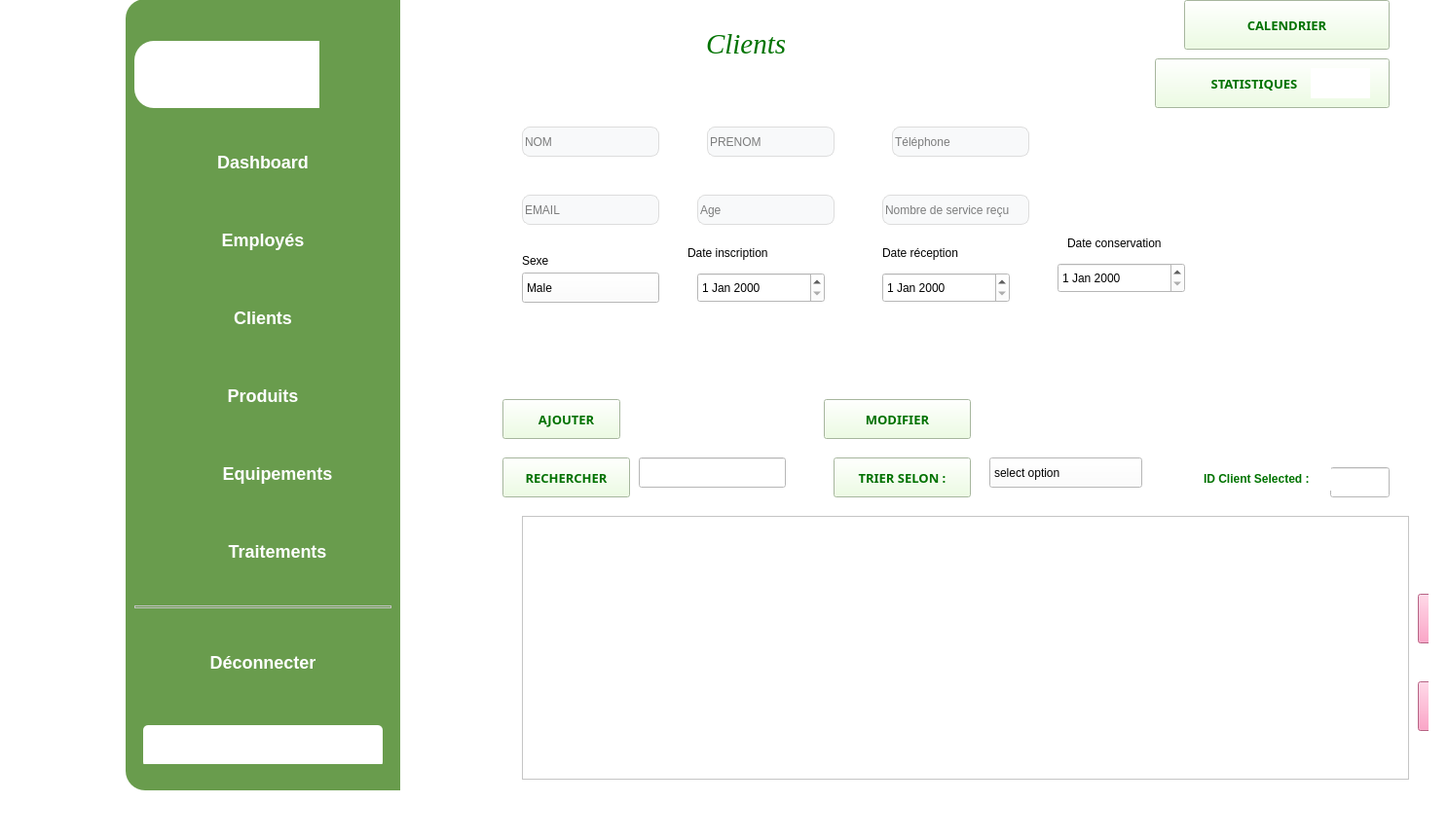
<?xml version="1.0" encoding="UTF-8"?>
<ui version="4.0">
 <class>MainWindow</class>
 <widget class="QMainWindow" name="MainWindow">
  <property name="geometry">
   <rect>
    <x>0</x>
    <y>0</y>
    <width>1487</width>
    <height>863</height>
   </rect>
  </property>
  <property name="windowTitle">
   <string>MainWindow</string>
  </property>
  <property name="styleSheet">
   <string notr="true">background-color: rgb(255, 255, 255);</string>
  </property>
  <widget class="QWidget" name="centralwidget">
   <widget class="QWidget" name="main_menu" native="true">
    <property name="geometry">
     <rect>
      <x>366</x>
      <y>-10</y>
      <width>1101</width>
      <height>831</height>
     </rect>
    </property>
    <property name="font">
     <font>
      <family>Arial</family>
      <pointsize>13</pointsize>
      <weight>75</weight>
      <bold>true</bold>
     </font>
    </property>
    <property name="styleSheet">
     <string notr="true">#info_frame QLabel,
#info_frame QLineEdit,
#info_frame QComboBox,
#function_frame QPushButton,
QHeaderView::section {
    font-family: 'Segoe UI Semibold';
    font-size: 12px;
}

/* Styles for input fields and combo boxes inside info_frame */
#info_frame QLineEdit,
#info_frame QComboBox {
    padding: 4px 5px;
    border: 1px solid #838383;
    border-radius: 2px;
}

/* Focus styles for input fields and combo boxes */
#info_frame QLineEdit:focus,
#info_frame QComboBox:focus {
    border-color: #0055ff;
}


QComboBox::drop-down{
background:transparent;
border:none;
margin-right:5px;
}


#result_frame{
border-radius:5px;
background-color:#fff;
}

QTableWidget{
border-radius:3px;
border: 1px solid #f0f0f0;
}


QHeaderView::section{
border:none;
border-bottom: 1px solid #d0c6ff;
text-align:left;
padding: 3px 5px;

}

QTableWidget::item{
border-bottom:1px solid #d0c6ff;
color:#000;
padding-left:3px;
}


#function_frame QPushButton {
    font-size: 14px;
    padding: 5px 10px;
    border: 2px solid #f0f0f0;
    border-radius: 5px;
    background-color: #84a8f7;
}


/*#function_frame#delete_btn{
background-color:#ff8183;
}*/

#function_frame QPushButton:hover{
border-color:#4c96f7;
font-size:15px;
}

#function_frame#delete_btn:hover {
border-color:#dc004;
}



#delete_btn {
    background-color: #ff0000; /* Default background color */
    color: white; /* Text color */
    border-radius: 5px; /* Rounded corners */
    padding: 5px 10px; /* Padding for the button */
}

#delete_btn:hover {
    background-color: #dc0003; /* Change background on hover */
}



</string>
    </property>
    <layout class="QVBoxLayout" name="verticalLayout_5">
     <item>
      <widget class="QStackedWidget" name="stackedWidget">
       <property name="font">
        <font>
         <family>Segoe UI Black</family>
         <weight>75</weight>
         <bold>true</bold>
        </font>
       </property>
       <property name="styleSheet">
        <string notr="true"/>
       </property>
       <property name="currentIndex">
        <number>0</number>
       </property>
       <widget class="QWidget" name="messages_page">
        <property name="font">
         <font>
          <pointsize>12</pointsize>
         </font>
        </property>
        <widget class="QWidget" name="widget_9" native="true">
         <property name="geometry">
          <rect>
           <x>20</x>
           <y>10</y>
           <width>1121</width>
           <height>821</height>
          </rect>
         </property>
         <property name="styleSheet">
          <string notr="true">QWidget#widget_8{

    position: absolute;
    width: 3389.75px;
    height: 2997.84px;
    left: 2152.95px;
    top: 895.79px;
   
	background-color: rgba(114, 192, 78, 50);
    border: 5px solid;
	border-color: rgba(114, 192, 78, 70);

    border-radius: 30.5383px;
}</string>
         </property>
         <widget class="QLineEdit" name="nom">
          <property name="geometry">
           <rect>
            <x>150</x>
            <y>130</y>
            <width>141</width>
            <height>31</height>
           </rect>
          </property>
          <property name="styleSheet">
           <string notr="true">QWidget {
    border-radius: 8px;
    background-color: #f8f9fa; /* Light grey background */
    border: 1px solid #ddd; /* Light border */
}
</string>
          </property>
          <property name="text">
           <string/>
          </property>
          <property name="placeholderText">
           <string>NOM</string>
          </property>
         </widget>
         <widget class="QLineEdit" name="idCl">
          <property name="geometry">
           <rect>
            <x>830</x>
            <y>580</y>
            <width>141</width>
            <height>31</height>
           </rect>
          </property>
          <property name="styleSheet">
           <string notr="true">QWidget {
    border-radius: 8px;
    background-color: #f8f9fa; /* Light grey background */
    border: 1px solid #ddd; /* Light border */
}
</string>
          </property>
          <property name="text">
           <string/>
          </property>
          <property name="placeholderText">
           <string>IDCl</string>
          </property>
         </widget>
         <widget class="QLineEdit" name="prnom">
          <property name="geometry">
           <rect>
            <x>340</x>
            <y>130</y>
            <width>131</width>
            <height>31</height>
           </rect>
          </property>
          <property name="styleSheet">
           <string notr="true">QWidget {
    border-radius: 8px;
    background-color: #f8f9fa; /* Light grey background */
    border: 1px solid #ddd; /* Light border */
}
</string>
          </property>
          <property name="text">
           <string/>
          </property>
          <property name="placeholderText">
           <string>PRENOM</string>
          </property>
         </widget>
         <widget class="QLineEdit" name="mail">
          <property name="geometry">
           <rect>
            <x>150</x>
            <y>200</y>
            <width>141</width>
            <height>31</height>
           </rect>
          </property>
          <property name="styleSheet">
           <string notr="true">QWidget {
    border-radius: 8px;
    background-color: #f8f9fa; /* Light grey background */
    border: 1px solid #ddd; /* Light border */
}
</string>
          </property>
          <property name="text">
           <string/>
          </property>
          <property name="placeholderText">
           <string>EMAIL</string>
          </property>
         </widget>
         <widget class="QLineEdit" name="nbrphone">
          <property name="geometry">
           <rect>
            <x>530</x>
            <y>130</y>
            <width>141</width>
            <height>31</height>
           </rect>
          </property>
          <property name="styleSheet">
           <string notr="true">QWidget {
    border-radius: 8px;
    background-color: #f8f9fa; /* Light grey background */
    border: 1px solid #ddd; /* Light border */
}
</string>
          </property>
          <property name="text">
           <string/>
          </property>
          <property name="placeholderText">
           <string>Téléphone</string>
          </property>
         </widget>
         <widget class="QLineEdit" name="age">
          <property name="geometry">
           <rect>
            <x>330</x>
            <y>200</y>
            <width>141</width>
            <height>31</height>
           </rect>
          </property>
          <property name="styleSheet">
           <string notr="true">QWidget {
    border-radius: 8px;
    background-color: #f8f9fa; /* Light grey background */
    border: 1px solid #ddd; /* Light border */
}
</string>
          </property>
          <property name="text">
           <string/>
          </property>
          <property name="placeholderText">
           <string>Age</string>
          </property>
         </widget>
         <widget class="QTableView" name="tableView">
          <property name="geometry">
           <rect>
            <x>150</x>
            <y>530</y>
            <width>911</width>
            <height>271</height>
           </rect>
          </property>
         </widget>
         <widget class="QLineEdit" name="nb_service_recu">
          <property name="geometry">
           <rect>
            <x>520</x>
            <y>200</y>
            <width>151</width>
            <height>31</height>
           </rect>
          </property>
          <property name="styleSheet">
           <string notr="true">QWidget {
    border-radius: 8px;
    background-color: #f8f9fa; /* Light grey background */
    border: 1px solid #ddd; /* Light border */
}
</string>
          </property>
          <property name="text">
           <string/>
          </property>
          <property name="placeholderText">
           <string>Nombre de service reçu</string>
          </property>
         </widget>
         <widget class="QComboBox" name="comboBox">
          <property name="geometry">
           <rect>
            <x>630</x>
            <y>470</y>
            <width>157</width>
            <height>31</height>
           </rect>
          </property>
          <item>
           <property name="text">
            <string>select option</string>
           </property>
          </item>
          <item>
           <property name="text">
            <string>Prenom</string>
           </property>
          </item>
          <item>
           <property name="text">
            <string>Id_Client</string>
           </property>
          </item>
          <item>
           <property name="text">
            <string>Ancienneté</string>
           </property>
          </item>
         </widget>
         <widget class="QLineEdit" name="search_bar">
          <property name="geometry">
           <rect>
            <x>270</x>
            <y>470</y>
            <width>151</width>
            <height>31</height>
           </rect>
          </property>
         </widget>
         <widget class="QPushButton" name="excel">
          <property name="geometry">
           <rect>
            <x>1070</x>
            <y>700</y>
            <width>71</width>
            <height>51</height>
           </rect>
          </property>
          <property name="styleSheet">
           <string notr="true">background-color: rgb(255, 137, 184);</string>
          </property>
          <property name="text">
           <string>EXCEL</string>
          </property>
          <property name="icon">
           <iconset>
            <normaloff>../../../crud yassine/Atelier_Connexion/im/picture_as_pdf_24dp_5F6368_FILL0_wght400_GRAD0_opsz24.png</normaloff>../../../crud yassine/Atelier_Connexion/im/picture_as_pdf_24dp_5F6368_FILL0_wght400_GRAD0_opsz24.png</iconset>
          </property>
         </widget>
         <widget class="QPushButton" name="pdf">
          <property name="geometry">
           <rect>
            <x>1070</x>
            <y>610</y>
            <width>71</width>
            <height>51</height>
           </rect>
          </property>
          <property name="styleSheet">
           <string notr="true">background-color: rgb(255, 137, 184);</string>
          </property>
          <property name="text">
           <string>PDF</string>
          </property>
          <property name="icon">
           <iconset>
            <normaloff>../../../crud yassine/Atelier_Connexion/im/picture_as_pdf_24dp_5F6368_FILL0_wght400_GRAD0_opsz24.png</normaloff>../../../crud yassine/Atelier_Connexion/im/picture_as_pdf_24dp_5F6368_FILL0_wght400_GRAD0_opsz24.png</iconset>
          </property>
         </widget>
         <widget class="QLineEdit" name="id">
          <property name="geometry">
           <rect>
            <x>980</x>
            <y>480</y>
            <width>61</width>
            <height>31</height>
           </rect>
          </property>
          <property name="text">
           <string/>
          </property>
         </widget>
         <widget class="QDateEdit" name="date_inscription">
          <property name="geometry">
           <rect>
            <x>330</x>
            <y>280</y>
            <width>131</width>
            <height>31</height>
           </rect>
          </property>
         </widget>
         <widget class="QLabel" name="label_4">
          <property name="geometry">
           <rect>
            <x>320</x>
            <y>250</y>
            <width>141</width>
            <height>20</height>
           </rect>
          </property>
          <property name="text">
           <string>Date inscription</string>
          </property>
         </widget>
         <widget class="QLabel" name="label_5">
          <property name="geometry">
           <rect>
            <x>150</x>
            <y>260</y>
            <width>56</width>
            <height>16</height>
           </rect>
          </property>
          <property name="text">
           <string>Sexe</string>
          </property>
         </widget>
         <widget class="QComboBox" name="gender">
          <property name="geometry">
           <rect>
            <x>150</x>
            <y>280</y>
            <width>141</width>
            <height>31</height>
           </rect>
          </property>
          <item>
           <property name="text">
            <string>Male</string>
           </property>
          </item>
          <item>
           <property name="text">
            <string>Female</string>
           </property>
          </item>
         </widget>
         <widget class="QDateEdit" name="DATE_RECEPTION_DATE">
          <property name="geometry">
           <rect>
            <x>520</x>
            <y>280</y>
            <width>131</width>
            <height>31</height>
           </rect>
          </property>
         </widget>
         <widget class="QDateEdit" name="DATE_CONSERVATION_DATE">
          <property name="geometry">
           <rect>
            <x>700</x>
            <y>270</y>
            <width>131</width>
            <height>31</height>
           </rect>
          </property>
         </widget>
         <widget class="QLabel" name="DATE_RECEPTION">
          <property name="geometry">
           <rect>
            <x>520</x>
            <y>250</y>
            <width>141</width>
            <height>20</height>
           </rect>
          </property>
          <property name="text">
           <string>Date réception</string>
          </property>
         </widget>
         <widget class="QLabel" name="DATE_CONSERVATION">
          <property name="geometry">
           <rect>
            <x>710</x>
            <y>240</y>
            <width>151</width>
            <height>20</height>
           </rect>
          </property>
          <property name="text">
           <string>Date conservation</string>
          </property>
         </widget>
         <widget class="QPushButton" name="gostat">
          <property name="geometry">
           <rect>
            <x>800</x>
            <y>60</y>
            <width>241</width>
            <height>51</height>
           </rect>
          </property>
          <property name="font">
           <font>
            <family>Verdana Pro Semibold</family>
            <pointsize>10</pointsize>
            <weight>75</weight>
            <bold>true</bold>
           </font>
          </property>
          <property name="styleSheet">
           <string notr="true">background-color: rgb(233, 255, 220);
color: rgb(0, 113, 0);</string>
          </property>
          <property name="text">
           <string>STATISTIQUES           </string>
          </property>
         </widget>
         <widget class="QLabel" name="label_7">
          <property name="geometry">
           <rect>
            <x>960</x>
            <y>70</y>
            <width>61</width>
            <height>31</height>
           </rect>
          </property>
          <property name="styleSheet">
           <string notr="true">background-color: rgb(255, 255, 255);</string>
          </property>
          <property name="text">
           <string/>
          </property>
          <property name="pixmap">
           <pixmap>../../../../Downloads/Capture_d_écran_2024-11-17_125616-removebg-preview.png</pixmap>
          </property>
          <property name="scaledContents">
           <bool>true</bool>
          </property>
         </widget>
         <widget class="QLabel" name="label_6">
          <property name="geometry">
           <rect>
            <x>310</x>
            <y>10</y>
            <width>231</width>
            <height>71</height>
           </rect>
          </property>
          <property name="font">
           <font>
            <family>Times New Roman</family>
            <pointsize>22</pointsize>
            <weight>50</weight>
            <italic>true</italic>
            <bold>false</bold>
           </font>
          </property>
          <property name="styleSheet">
           <string notr="true">color: rgb(0, 115, 0);</string>
          </property>
          <property name="text">
           <string>    Clients</string>
          </property>
         </widget>
         <widget class="QPushButton" name="ajouter">
          <property name="geometry">
           <rect>
            <x>130</x>
            <y>410</y>
            <width>121</width>
            <height>41</height>
           </rect>
          </property>
          <property name="font">
           <font>
            <family>Verdana Pro Cond Semibold</family>
            <pointsize>10</pointsize>
            <weight>75</weight>
            <bold>true</bold>
           </font>
          </property>
          <property name="styleSheet">
           <string notr="true">color: rgb(0, 0, 0);
color: rgb(0, 113, 0);
background-color: rgb(233, 255, 220);</string>
          </property>
          <property name="text">
           <string>   AJOUTER</string>
          </property>
         </widget>
         <widget class="QPushButton" name="modifier">
          <property name="geometry">
           <rect>
            <x>460</x>
            <y>410</y>
            <width>151</width>
            <height>41</height>
           </rect>
          </property>
          <property name="font">
           <font>
            <family>Verdana Pro Cond Semibold</family>
            <pointsize>10</pointsize>
            <weight>75</weight>
            <bold>true</bold>
           </font>
          </property>
          <property name="styleSheet">
           <string notr="true">color: rgb(0, 0, 0);
color: rgb(0, 113, 0);
background-color: rgb(233, 255, 220);</string>
          </property>
          <property name="text">
           <string>MODIFIER</string>
          </property>
         </widget>
         <widget class="QPushButton" name="pushButton_28">
          <property name="geometry">
           <rect>
            <x>130</x>
            <y>470</y>
            <width>131</width>
            <height>41</height>
           </rect>
          </property>
          <property name="font">
           <font>
            <family>Verdana Pro Cond Semibold</family>
            <pointsize>10</pointsize>
            <weight>75</weight>
            <bold>true</bold>
           </font>
          </property>
          <property name="styleSheet">
           <string notr="true">color: rgb(0, 0, 0);
color: rgb(0, 113, 0);
background-color: rgb(233, 255, 220);</string>
          </property>
          <property name="text">
           <string>RECHERCHER</string>
          </property>
         </widget>
         <widget class="QPushButton" name="pushButton_59">
          <property name="geometry">
           <rect>
            <x>470</x>
            <y>470</y>
            <width>141</width>
            <height>41</height>
           </rect>
          </property>
          <property name="font">
           <font>
            <family>Verdana Pro Cond Semibold</family>
            <pointsize>10</pointsize>
            <weight>75</weight>
            <bold>true</bold>
           </font>
          </property>
          <property name="styleSheet">
           <string notr="true">color: rgb(0, 0, 0);
color: rgb(0, 113, 0);
background-color: rgb(233, 255, 220);</string>
          </property>
          <property name="text">
           <string>TRIER SELON :</string>
          </property>
         </widget>
         <widget class="QLabel" name="label_33">
          <property name="geometry">
           <rect>
            <x>850</x>
            <y>480</y>
            <width>131</width>
            <height>24</height>
           </rect>
          </property>
          <property name="font">
           <font>
            <weight>75</weight>
            <bold>true</bold>
           </font>
          </property>
          <property name="styleSheet">
           <string notr="true">color: rgb(0, 115, 0);</string>
          </property>
          <property name="text">
           <string>ID Client Selected :</string>
          </property>
         </widget>
         <widget class="QPushButton" name="gocalendar">
          <property name="geometry">
           <rect>
            <x>830</x>
            <y>0</y>
            <width>211</width>
            <height>51</height>
           </rect>
          </property>
          <property name="font">
           <font>
            <family>Verdana Pro Semibold</family>
            <pointsize>10</pointsize>
            <weight>75</weight>
            <bold>true</bold>
           </font>
          </property>
          <property name="styleSheet">
           <string notr="true">background-color: rgb(233, 255, 220);
color: rgb(0, 113, 0);</string>
          </property>
          <property name="text">
           <string>CALENDRIER</string>
          </property>
         </widget>
         <zorder>idCl</zorder>
         <zorder>prnom</zorder>
         <zorder>mail</zorder>
         <zorder>nbrphone</zorder>
         <zorder>age</zorder>
         <zorder>tableView</zorder>
         <zorder>nb_service_recu</zorder>
         <zorder>nom</zorder>
         <zorder>comboBox</zorder>
         <zorder>search_bar</zorder>
         <zorder>excel</zorder>
         <zorder>pdf</zorder>
         <zorder>id</zorder>
         <zorder>date_inscription</zorder>
         <zorder>label_4</zorder>
         <zorder>label_5</zorder>
         <zorder>gender</zorder>
         <zorder>DATE_RECEPTION_DATE</zorder>
         <zorder>DATE_CONSERVATION_DATE</zorder>
         <zorder>DATE_RECEPTION</zorder>
         <zorder>DATE_CONSERVATION</zorder>
         <zorder>gostat</zorder>
         <zorder>label_7</zorder>
         <zorder>label_6</zorder>
         <zorder>ajouter</zorder>
         <zorder>modifier</zorder>
         <zorder>pushButton_28</zorder>
         <zorder>pushButton_59</zorder>
         <zorder>label_33</zorder>
         <zorder>gocalendar</zorder>
        </widget>
       </widget>
       <widget class="QWidget" name="page">
        <widget class="QLabel" name="stat_gender">
         <property name="geometry">
          <rect>
           <x>210</x>
           <y>130</y>
           <width>711</width>
           <height>451</height>
          </rect>
         </property>
         <property name="text">
          <string/>
         </property>
        </widget>
        <widget class="QPushButton" name="back">
         <property name="geometry">
          <rect>
           <x>510</x>
           <y>600</y>
           <width>141</width>
           <height>41</height>
          </rect>
         </property>
         <property name="styleSheet">
          <string notr="true">QPushButton {
    background-color: #6200ea;
    color: white;
    border-radius: 6px;
    padding: 10px 24px;
    font-size: 14px;
    letter-spacing: 1px;
    text-transform: uppercase;
    transition: background-color 0.3s ease;
}
QPushButton:hover {
    background-color: #3700b3;
}
QPushButton:pressed {
    background-color: #30009c;
}</string>
         </property>
         <property name="text">
          <string>Go Back</string>
         </property>
        </widget>
       </widget>
       <widget class="QWidget" name="Calendar_page">
        <widget class="QPushButton" name="back_fromcalendr">
         <property name="geometry">
          <rect>
           <x>470</x>
           <y>660</y>
           <width>141</width>
           <height>41</height>
          </rect>
         </property>
         <property name="styleSheet">
          <string notr="true">QPushButton {
    background-color: #6200ea;
    color: white;
    border-radius: 6px;
    padding: 10px 24px;
    font-size: 14px;
    letter-spacing: 1px;
    text-transform: uppercase;
    transition: background-color 0.3s ease;
}
QPushButton:hover {
    background-color: #3700b3;
}
QPushButton:pressed {
    background-color: #30009c;
}</string>
         </property>
         <property name="text">
          <string>Go Back</string>
         </property>
        </widget>
        <widget class="QCalendarWidget" name="calendarWidget">
         <property name="geometry">
          <rect>
           <x>370</x>
           <y>30</y>
           <width>691</width>
           <height>561</height>
          </rect>
         </property>
         <property name="styleSheet">
          <string notr="true">QCalendarWidget {
 color: rgb(255, 105, 105);
    background-color: rgb(255, 105, 105);
}
QCalendarWidget QMenu
{
	background-color: rgb(255, 105, 105);
color: rgb(255, 105, 105);
}
QCalendarWidget QToolButton {
/*text color*/
    color: rgb(20, 30, 70); 
/*background color*/
	background-color: rgb(255, 105, 105);
}

QCalendarWidget QToolButton:hover {
    background-color: rgb(255, 105, 105);
    color: rgb(255, 105, 105); 
}

QCalendarWidget QToolButton:selected {
    background-color: rgb(255, 105, 105);
    color: rgb(255, 105, 105); 
}
QCalendarWidget QAbstractItemView {
    selection-background-color: rgb(255, 105, 105); /* Set the color for the selection bar */
color: rgb(20, 30, 70);
}
QCalendarWidget QWidget#qt_calendar_navigationbar {
    background-color: rgb(255, 105, 105);
}

</string>
         </property>
        </widget>
        <widget class="QLabel" name="ID_client_label_cal">
         <property name="geometry">
          <rect>
           <x>10</x>
           <y>40</y>
           <width>350</width>
           <height>40</height>
          </rect>
         </property>
         <property name="font">
          <font>
           <family>Calibri</family>
           <pointsize>17</pointsize>
           <weight>75</weight>
           <bold>true</bold>
          </font>
         </property>
         <property name="styleSheet">
          <string notr="true">color : rgb(116, 226, 145);</string>
         </property>
         <property name="text">
          <string>TextLabel</string>
         </property>
        </widget>
        <widget class="QLabel" name="NOM_client_label_cal">
         <property name="geometry">
          <rect>
           <x>10</x>
           <y>100</y>
           <width>350</width>
           <height>40</height>
          </rect>
         </property>
         <property name="font">
          <font>
           <pointsize>12</pointsize>
           <weight>75</weight>
           <bold>true</bold>
          </font>
         </property>
         <property name="text">
          <string>TextLabel</string>
         </property>
        </widget>
        <widget class="QLabel" name="PRENOM_client_label_cal">
         <property name="geometry">
          <rect>
           <x>10</x>
           <y>160</y>
           <width>350</width>
           <height>40</height>
          </rect>
         </property>
         <property name="font">
          <font>
           <pointsize>12</pointsize>
           <weight>75</weight>
           <bold>true</bold>
          </font>
         </property>
         <property name="text">
          <string>TextLabel</string>
         </property>
        </widget>
        <widget class="QLabel" name="EMAIL_client_label_cal">
         <property name="geometry">
          <rect>
           <x>10</x>
           <y>220</y>
           <width>350</width>
           <height>40</height>
          </rect>
         </property>
         <property name="font">
          <font>
           <pointsize>12</pointsize>
           <weight>75</weight>
           <bold>true</bold>
          </font>
         </property>
         <property name="text">
          <string>TextLabel</string>
         </property>
        </widget>
        <widget class="QLabel" name="TELEPHONE_client_label_cal">
         <property name="geometry">
          <rect>
           <x>10</x>
           <y>280</y>
           <width>350</width>
           <height>40</height>
          </rect>
         </property>
         <property name="font">
          <font>
           <pointsize>12</pointsize>
           <weight>75</weight>
           <bold>true</bold>
          </font>
         </property>
         <property name="text">
          <string>TextLabel</string>
         </property>
        </widget>
        <widget class="QLabel" name="SEX_client_label_cal">
         <property name="geometry">
          <rect>
           <x>10</x>
           <y>340</y>
           <width>350</width>
           <height>40</height>
          </rect>
         </property>
         <property name="font">
          <font>
           <pointsize>12</pointsize>
           <weight>75</weight>
           <bold>true</bold>
          </font>
         </property>
         <property name="text">
          <string>TextLabel</string>
         </property>
        </widget>
        <widget class="QLabel" name="AGE_client_label_cal">
         <property name="geometry">
          <rect>
           <x>10</x>
           <y>400</y>
           <width>350</width>
           <height>40</height>
          </rect>
         </property>
         <property name="font">
          <font>
           <pointsize>12</pointsize>
           <weight>75</weight>
           <bold>true</bold>
          </font>
         </property>
         <property name="text">
          <string>TextLabel</string>
         </property>
        </widget>
        <widget class="QLabel" name="D_RECEPTION_client_label_cal">
         <property name="geometry">
          <rect>
           <x>10</x>
           <y>460</y>
           <width>350</width>
           <height>40</height>
          </rect>
         </property>
         <property name="font">
          <font>
           <pointsize>12</pointsize>
           <weight>75</weight>
           <bold>true</bold>
          </font>
         </property>
         <property name="text">
          <string>TextLabel</string>
         </property>
        </widget>
        <widget class="QLabel" name="D_CONSERVATION_client_label_cal">
         <property name="geometry">
          <rect>
           <x>10</x>
           <y>520</y>
           <width>350</width>
           <height>40</height>
          </rect>
         </property>
         <property name="font">
          <font>
           <pointsize>12</pointsize>
           <weight>75</weight>
           <bold>true</bold>
          </font>
         </property>
         <property name="text">
          <string>TextLabel</string>
         </property>
        </widget>
       </widget>
      </widget>
     </item>
    </layout>
   </widget>
   <widget class="QFrame" name="verticalFrame_2">
    <property name="geometry">
     <rect>
      <x>120</x>
      <y>-10</y>
      <width>300</width>
      <height>831</height>
     </rect>
    </property>
    <property name="sizePolicy">
     <sizepolicy hsizetype="Preferred" vsizetype="Minimum">
      <horstretch>0</horstretch>
      <verstretch>0</verstretch>
     </sizepolicy>
    </property>
    <property name="maximumSize">
     <size>
      <width>300</width>
      <height>16777215</height>
     </size>
    </property>
    <property name="styleSheet">
     <string notr="true">QFrame{
	
border-top-left-radius: 20px;
border-bottom-left-radius: 20px;
}

QPushButton:enabled{


height: 24px;

	
	background-color: rgb(153, 153, 230);
border-radius: 4px;




/* Se Connecter */





font-weight: 700;
font-size: 16px;
line-height: 24px;

color: #FFFFFF;


}


QPushButton:disabled{


height: 24px;

background: transparent;
border-radius: 4px;




/* Se Connecter */





font-weight: 700;
font-size: 16px;
line-height: 24px;

color: #A9A9A9	;


}



</string>
    </property>
    <layout class="QVBoxLayout" name="verticalLayout_8">
     <item>
      <widget class="QFrame" name="verticalFrame_3">
       <property name="styleSheet">
        <string notr="true">background-color: rgb(105, 156, 77);
border-color: rgb(0, 85, 0);</string>
       </property>
       <layout class="QVBoxLayout" name="verticalLayout_10">
        <property name="spacing">
         <number>16</number>
        </property>
        <property name="topMargin">
         <number>28</number>
        </property>
        <item>
         <widget class="QLabel" name="label_18">
          <property name="minimumSize">
           <size>
            <width>190</width>
            <height>69</height>
           </size>
          </property>
          <property name="maximumSize">
           <size>
            <width>190</width>
            <height>69</height>
           </size>
          </property>
          <property name="styleSheet">
           <string notr="true">background-color: rgb(255, 255, 255);</string>
          </property>
          <property name="text">
           <string/>
          </property>
          <property name="pixmap">
           <pixmap>../../../../Downloads/Capture_d_écran_2024-09-23_094847-removebg-preview (1).png</pixmap>
          </property>
          <property name="scaledContents">
           <bool>true</bool>
          </property>
         </widget>
        </item>
        <item>
         <widget class="QWidget" name="horizontalWidget_9" native="true">
          <property name="maximumSize">
           <size>
            <width>16777215</width>
            <height>49</height>
           </size>
          </property>
          <property name="styleSheet">
           <string notr="true"/>
          </property>
          <layout class="QHBoxLayout" name="horizontalLayout_6">
           <item>
            <widget class="QPushButton" name="pushButton_3">
             <property name="styleSheet">
              <string notr="true">
width: 140px;
height: 25px;

font-family: 'Manrope';
font-style: normal;
font-weight: 700;
font-size: 18px;
line-height: 25px;
</string>
             </property>
             <property name="text">
              <string>Dashboard</string>
             </property>
            </widget>
           </item>
          </layout>
         </widget>
        </item>
        <item>
         <widget class="QWidget" name="horizontalWidget_10" native="true">
          <property name="maximumSize">
           <size>
            <width>16777215</width>
            <height>49</height>
           </size>
          </property>
          <property name="styleSheet">
           <string notr="true">
width: 140px;
height: 25px;

font-family: 'Manrope';
font-style: normal;
font-weight: 700;
font-size: 18px;
line-height: 25px;
/* identical to box height */

color: #FFFFFF;


</string>
          </property>
          <layout class="QHBoxLayout" name="horizontalLayout_7">
           <item>
            <widget class="QPushButton" name="EmploiesRoomsOpen_2">
             <property name="styleSheet">
              <string notr="true"/>
             </property>
             <property name="text">
              <string>Employés</string>
             </property>
            </widget>
           </item>
          </layout>
         </widget>
        </item>
        <item>
         <widget class="QWidget" name="horizontalWidget_11" native="true">
          <property name="maximumSize">
           <size>
            <width>16777215</width>
            <height>49</height>
           </size>
          </property>
          <property name="styleSheet">
           <string notr="true">
width: 140px;
height: 25px;

font-family: 'Manrope';
font-style: normal;
font-weight: 700;
font-size: 18px;
line-height: 25px;
/* identical to box height */

color: #FFFFFF;


</string>
          </property>
          <layout class="QHBoxLayout" name="horizontalLayout_41">
           <item>
            <widget class="QPushButton" name="ClientsRoomsOpen_2">
             <property name="styleSheet">
              <string notr="true"/>
             </property>
             <property name="text">
              <string>Clients</string>
             </property>
            </widget>
           </item>
          </layout>
         </widget>
        </item>
        <item>
         <widget class="QWidget" name="horizontalWidget_12" native="true">
          <property name="maximumSize">
           <size>
            <width>16777215</width>
            <height>49</height>
           </size>
          </property>
          <property name="styleSheet">
           <string notr="true">
width: 140px;
height: 25px;

font-family: 'Manrope';
font-style: normal;
font-weight: 700;
font-size: 18px;
line-height: 25px;
/* identical to box height */

color: #FFFFFF;


</string>
          </property>
          <layout class="QHBoxLayout" name="horizontalLayout_43">
           <item>
            <widget class="QPushButton" name="VehiculeRoomsOpen_2">
             <property name="styleSheet">
              <string notr="true"/>
             </property>
             <property name="text">
              <string>Produits</string>
             </property>
            </widget>
           </item>
          </layout>
         </widget>
        </item>
        <item>
         <widget class="QWidget" name="horizontalWidget_13" native="true">
          <property name="maximumSize">
           <size>
            <width>16777215</width>
            <height>49</height>
           </size>
          </property>
          <property name="styleSheet">
           <string notr="true">
width: 140px;
height: 25px;

font-family: 'Manrope';
font-style: normal;
font-weight: 700;
font-size: 18px;
line-height: 25px;
/* identical to box height */

color: #FFFFFF;


</string>
          </property>
          <layout class="QHBoxLayout" name="horizontalLayout_44">
           <item>
            <widget class="QLabel" name="label_86">
             <property name="sizePolicy">
              <sizepolicy hsizetype="Preferred" vsizetype="Preferred">
               <horstretch>0</horstretch>
               <verstretch>0</verstretch>
              </sizepolicy>
             </property>
             <property name="minimumSize">
              <size>
               <width>24</width>
               <height>24</height>
              </size>
             </property>
             <property name="maximumSize">
              <size>
               <width>24</width>
               <height>24</height>
              </size>
             </property>
             <property name="styleSheet">
              <string notr="true">background-image: url(:/public/icons/public/icons/users.png);</string>
             </property>
             <property name="text">
              <string/>
             </property>
            </widget>
           </item>
           <item>
            <widget class="QPushButton" name="PartenairesRoomsOpen_2">
             <property name="styleSheet">
              <string notr="true"/>
             </property>
             <property name="text">
              <string>Equipements</string>
             </property>
            </widget>
           </item>
          </layout>
         </widget>
        </item>
        <item>
         <widget class="QWidget" name="horizontalWidget_14" native="true">
          <property name="maximumSize">
           <size>
            <width>16777215</width>
            <height>49</height>
           </size>
          </property>
          <property name="styleSheet">
           <string notr="true">
width: 140px;
height: 25px;

font-family: 'Manrope';
font-style: normal;
font-weight: 700;
font-size: 18px;
line-height: 25px;
/* identical to box height */

color: #FFFFFF;


</string>
          </property>
          <layout class="QHBoxLayout" name="horizontalLayout_46">
           <item>
            <widget class="QLabel" name="label_87">
             <property name="sizePolicy">
              <sizepolicy hsizetype="Preferred" vsizetype="Preferred">
               <horstretch>0</horstretch>
               <verstretch>0</verstretch>
              </sizepolicy>
             </property>
             <property name="minimumSize">
              <size>
               <width>24</width>
               <height>24</height>
              </size>
             </property>
             <property name="maximumSize">
              <size>
               <width>24</width>
               <height>24</height>
              </size>
             </property>
             <property name="styleSheet">
              <string notr="true">background-image: url(:/public/icons/public/icons/users.png);</string>
             </property>
             <property name="text">
              <string/>
             </property>
            </widget>
           </item>
           <item>
            <widget class="QPushButton" name="CommandeRoomsOpen_2">
             <property name="styleSheet">
              <string notr="true"/>
             </property>
             <property name="text">
              <string>Traitements</string>
             </property>
            </widget>
           </item>
          </layout>
         </widget>
        </item>
        <item>
         <widget class="Line" name="line_2">
          <property name="styleSheet">
           <string notr="true">

position: absolute;
width: 218px;
height: 0px;
left: 116px;
top: 535px;

border: 1px solid #C4C4C4;
</string>
          </property>
          <property name="orientation">
           <enum>Qt::Horizontal</enum>
          </property>
         </widget>
        </item>
        <item>
         <widget class="QWidget" name="horizontalWidget_15" native="true">
          <property name="maximumSize">
           <size>
            <width>16777215</width>
            <height>49</height>
           </size>
          </property>
          <property name="styleSheet">
           <string notr="true"/>
          </property>
          <layout class="QHBoxLayout" name="horizontalLayout_8">
           <item>
            <widget class="QPushButton" name="pushButton_4">
             <property name="styleSheet">
              <string notr="true">
width: 140px;
height: 25px;

font-family: 'Manrope';
font-style: normal;
font-weight: 700;
font-size: 18px;
line-height: 25px;
</string>
             </property>
             <property name="text">
              <string>Déconnecter</string>
             </property>
            </widget>
           </item>
          </layout>
         </widget>
        </item>
        <item>
         <widget class="QWidget" name="horizontalWidget_16" native="true">
          <property name="maximumSize">
           <size>
            <width>16777215</width>
            <height>49</height>
           </size>
          </property>
          <layout class="QHBoxLayout" name="horizontalLayout_2">
           <item>
            <widget class="QLineEdit" name="LineEdit_AIChat_2">
             <property name="minimumSize">
              <size>
               <width>0</width>
               <height>43</height>
              </size>
             </property>
             <property name="styleSheet">
              <string notr="true">background-color: rgb(255, 255, 255);
border-radius: 5px;
color:black;</string>
             </property>
            </widget>
           </item>
          </layout>
         </widget>
        </item>
       </layout>
      </widget>
     </item>
    </layout>
   </widget>
  </widget>
  <widget class="QMenuBar" name="menubar">
   <property name="geometry">
    <rect>
     <x>0</x>
     <y>0</y>
     <width>1487</width>
     <height>26</height>
    </rect>
   </property>
  </widget>
  <widget class="QStatusBar" name="statusbar"/>
 </widget>
 <resources/>
 <connections/>
</ui>
